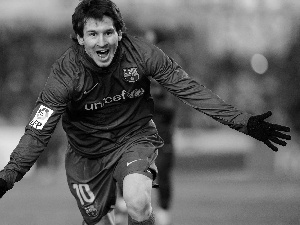
#> input picture hw1/p1-082674-148131/input/input-p1-3-1-0.jpg, 300 x 225 px
$ python teste_dft.py
#> lines starting #> are read from the running program, lines starting #| are printed output that depends on the picture; long printed decimals are rounded
### hw1/p1-082674-148131/src/fourier.py
import numpy as np
import cv2
from matplotlib import pyplot as plt

def blend(imgleft, imgright, mask):

	imgleft = np.multiply(imgleft, mask)
	imgright = np.multiply(imgright, 1 - mask)

	dft_l = cv2.dft(np.float32(imgleft),flags = cv2.DFT_COMPLEX_OUTPUT)
	dft_shift_l = np.fft.fftshift(dft_l)
	dft_r = cv2.dft(np.float32(imgright),flags = cv2.DFT_COMPLEX_OUTPUT)
	dft_shift_r = np.fft.fftshift(dft_r)

	blend_ = dft_shift_l + dft_shift_r
	print blend_.shape

	f_ishift = np.fft.ifftshift(blend_)
	img_back = cv2.idft(f_ishift, flags=cv2.DFT_SCALE)

	magnitude_spectrum = cv2.magnitude(img_back[:,:,0],img_back[:,:,1])
	phase_spectrum = cv2.phase(img_back[:, :, 0], img_back[:, :, 1], True)
	return phase_spectrum, magnitude_spectrum


def equalize_rest_0(m,val):
	"""
	fill every element greater than val as 0
	"""
	matrix = np.where(m > val, 0, m)
	return matrix

def equalize_rest_0_bigger(m,val):
	"""
	fill every element smaller than val as 0
	"""
	matrix = np.where(m < val, 0, m)
	return matrix

def find_nth_biggest(a, n):
    #sort the elements in the array a
	result = sorted(a,reverse=True)
	return result[n-1]

def find_nth_smallest(a, n):
    #sort the elements in the array a
	result = sorted(a)
	return result[n-1]

def spectrum_biggest_values(dft,percentage=None):
	"""
	selects the n% of the biggest values in phase spectrum
	(bigger than 0)
	"""
	#no_zeros_array = np.trim_zeros(spectrum.flatten())
	array = dft.flatten()

	if percentage is None:
		#get the biggest value which is different of 0
		maxval = np.max(dft[np.nonzero(dft)])
		print maxval
	else:
		#get what is the n-th biggest value according to the percentage
	 	nth = int((array.shape[0]*percentage)/100)
		#find n-th biggest value
		maxval = find_nth_biggest(array, nth)
		print maxval

	#makes every other point become equal to 0
	result = equalize_rest_0_bigger(dft,maxval)

	return result

def spectrum_lowest_values(dft,percentage=None):
	"""
	selects the n% of the lowest values in phase spectrum
	(bigger than 0)
	"""
	#no_zeros_array = np.trim_zeros(spectrum.flatten())
	array = dft.flatten()

	if percentage is None:
		#get the lowest value which is different of 0
		minval = np.min(dft[np.nonzero(dft)])
		print minval
	else:
		#get what is the n-th lowest value according to the percentage
	 	nth = int((array.shape[0]*percentage)/100)
		#find n-th lowest value
		minval = find_nth_smallest(array, nth)
		print minval

	#makes every other point become equal to 0
	result = equalize_rest_0(dft,minval)
	#dft[dft > minval] = 0

	return result

def idft_output_min(dft_shift,percentage=None):
	f_spec = spectrum_lowest_values(dft_shift,percentage)

	f_ishift = np.fft.ifftshift(f_spec)
	img_back = cv2.idft(f_ishift, flags=cv2.DFT_SCALE)
	magnitude_spectrum = (cv2.magnitude(img_back[:,:,0],img_back[:,:,1]))
	phase_spectrum = (cv2.phase(img_back[:, :, 0], img_back[:, :, 1], True))

	return phase_spectrum, magnitude_spectrum

def idft_output_max(dft_shift,percentage=None):
	f_spec = spectrum_biggest_values(dft_shift,percentage)

	f_ishift = np.fft.ifftshift(f_spec)
	img_back = cv2.idft(f_ishift, flags=cv2.DFT_SCALE)
	magnitude_spectrum = (cv2.magnitude(img_back[:,:,0],img_back[:,:,1]))
	phase_spectrum = (cv2.phase(img_back[:, :, 0], img_back[:, :, 1], True))

	return phase_spectrum, magnitude_spectrum

### hw1/p1-082674-148131/src/teste_dft.py
import numpy as np
import cv2
from matplotlib import pyplot as plt
import fourier
import sys
import os

img = cv2.imread('../input/input-p1-3-1-0.jpg',0)
#> img is the input picture: shape (225, 300); min 0, max 255, mean 95.6
dft = cv2.dft(np.float32(img),flags = cv2.DFT_COMPLEX_OUTPUT)
dft_shift = np.fft.fftshift(dft)

magnitude_spectrum = 20*np.log(cv2.magnitude(dft_shift[:,:,0],dft_shift[:,:,1]))
#magnitude_spectrum = cv2.magnitude(dft_shift[:,:,0],dft_shift[:,:,1])
phase_spectrum = 40*np.log(cv2.phase(dft_shift[:, :, 0], dft_shift[:, :, 1], True))
#phase_spectrum = cv2.phase(dft_shift[:, :, 0], dft_shift[:, :, 1], True)

#obtains magnitude and phase spectrum
cv2.imwrite('../output/output-p1-3-1-0.png', magnitude_spectrum)
cv2.imwrite('../output/output-p1-3-1-1.png', phase_spectrum)
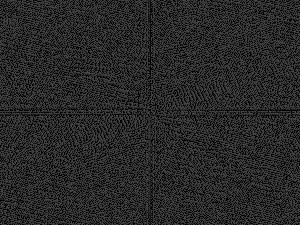
#> saved as output-p1-3-1-1.png: shape (225, 300); min 0, max 74, mean 39.8

#takes only 1 point, the lowest value
spectrums = fourier.idft_output_min(dft_shift)
#> in spectrum_lowest_values, `minval = np.min(dft[np.nonzero(dft)])`: minval = -690494.1
#| -690494.1
cv2.imwrite('../output/output-p1-3-1-2.png', spectrums[0])
cv2.imwrite('../output/output-p1-3-1-7.png', spectrums[1])

#takes 25% of the lowest values
spectrums = fourier.idft_output_min(dft_shift,25)
#> in find_nth_smallest, `result = sorted(a)`: result = 135000 items
#| -1682.2451
cv2.imwrite('../output/output-p1-3-1-3.png', spectrums[0])
cv2.imwrite('../output/output-p1-3-1-8.png', spectrums[1])
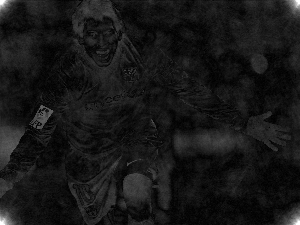
#> saved as output-p1-3-1-8.png: shape (225, 300); min 0, max 255, mean 23.1

#takes 50% of the lowest values
spectrums = fourier.idft_output_min(dft_shift,50)
#| 4.462
cv2.imwrite('../output/output-p1-3-1-4.png', spectrums[0])
cv2.imwrite('../output/output-p1-3-1-9.png', spectrums[1])

#takes 75% of the lowest values
spectrums = fourier.idft_output_min(dft_shift,75)
#| 1693.1243
cv2.imwrite('../output/output-p1-3-1-5.png', spectrums[0])
cv2.imwrite('../output/output-p1-3-1-10.png', spectrums[1])

#takes 100% of the lowest values
spectrums = fourier.idft_output_min(dft_shift,100)
#| 6451766.0
#> in idft_output_min (call 5), `phase_spectrum = (cv2.phase(img_back[:, :, 0], img_back[:, :, 1], True))`:
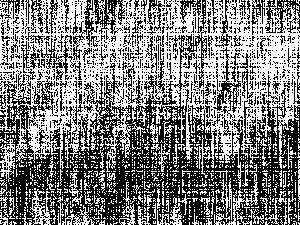
#> phase_spectrum: shape (225, 300) float32; min 7.04e-13, max 6.28, mean 3.15; drawn with min black and max white
cv2.imwrite('../output/output-p1-3-1-6.png', spectrums[0])
cv2.imwrite('../output/output-p1-3-1-11.png', spectrums[1])

#takes only 1 point, the highest value
spectrums = fourier.idft_output_max(dft_shift)
#> in spectrum_biggest_values, `maxval = np.max(dft[np.nonzero(dft)])`: maxval = 6451766
#| 6451766.0
#> in idft_output_max, `magnitude_spectrum = (cv2.magnitude(img_back[:,:,0],img_back[:,:,1]))`: magnitude_spectrum: shape (225, 300) float32; every value is 95.58
#> in idft_output_max, `phase_spectrum = (cv2.phase(img_back[:, :, 0], img_back[:, :, 1], True))`: phase_spectrum: shape (225, 300) float32; every value is 0
cv2.imwrite('../output/output-p1-3-1-12.png', spectrums[0])
cv2.imwrite('../output/output-p1-3-1-17.png', spectrums[1])

#takes 25% of the highest values
spectrums = fourier.idft_output_max(dft_shift,25)
#> in find_nth_biggest, `result = sorted(a,reverse=True)`: result = 135000 items
#| 1693.1243
cv2.imwrite('../output/output-p1-3-1-13.png', spectrums[0])
cv2.imwrite('../output/output-p1-3-1-18.png', spectrums[1])
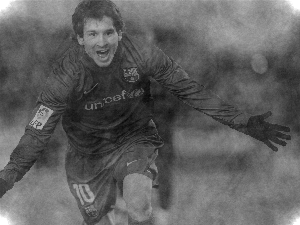
#> saved as output-p1-3-1-18.png: shape (225, 300); min 8, max 255, mean 96.3

#takes 50% of the highst values
spectrums = fourier.idft_output_max(dft_shift,50)
#| 4.615
cv2.imwrite('../output/output-p1-3-1-14.png', spectrums[0])
cv2.imwrite('../output/output-p1-3-1-19.png', spectrums[1])

#takes 75% of the highest values
spectrums = fourier.idft_output_max(dft_shift,75)
#| -1682.2451
cv2.imwrite('../output/output-p1-3-1-15.png', spectrums[0])
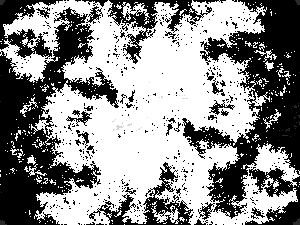
#> saved as output-p1-3-1-15.png: shape (225, 300); min 0, max 6, mean 3.36; drawn with min black and max white
cv2.imwrite('../output/output-p1-3-1-20.png', spectrums[1])

#takes 100% of the highest values
spectrums = fourier.idft_output_max(dft_shift,100)
#| -690494.1
cv2.imwrite('../output/output-p1-3-1-16.png', spectrums[0])
cv2.imwrite('../output/output-p1-3-1-21.png', spectrums[1])

#blending images:

# Messi
imgleft = cv2.imread(#dir_path+
'../input/input-p1-3-1-0.jpg', 0)
if imgleft is None:
	print("Image 1 not found.")
	sys.exit()
# Ronaldo
imgright = cv2.imread(#dir_path+
'../input/input-p1-3-2-1.jpg', 0)
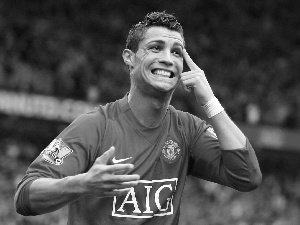
#> input picture hw1/p1-082674-148131/input/input-p1-3-2-1.jpg, 300 x 225 px
#> imgright is the input picture: shape (225, 300); min 2, max 255, mean 78.1
if imgright is None:
	print("Image 2 not found.")
	sys.exit()
if imgleft.shape != imgright.shape:
	print("Images is not the same sizes")
	sys.exit()

height, length = imgleft.shape[0], imgleft.shape[1]
#> height = 225; length = 300
blend_mask = np.ones((height, length//2))
blend_mask = np.concatenate((blend_mask, np.zeros((height, length-length//2))), axis=1)


fourier_result = fourier.blend(imgleft, imgright, blend_mask)
#| (225, 300, 2)
#> in blend, `phase_spectrum = cv2.phase(img_back[:, :, 0], img_back[:, :, 1], True)`:
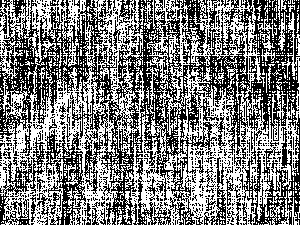
#> phase_spectrum: shape (225, 300) float32; min 2.27e-12, max 6.28, mean 3.12; drawn with min black and max white
#cv2.imwrite('../output/output-p1-3-2-0.png', fourier_result[0])
cv2.imwrite('../output/output-p1-3-2-1.png', fourier_result[1])
